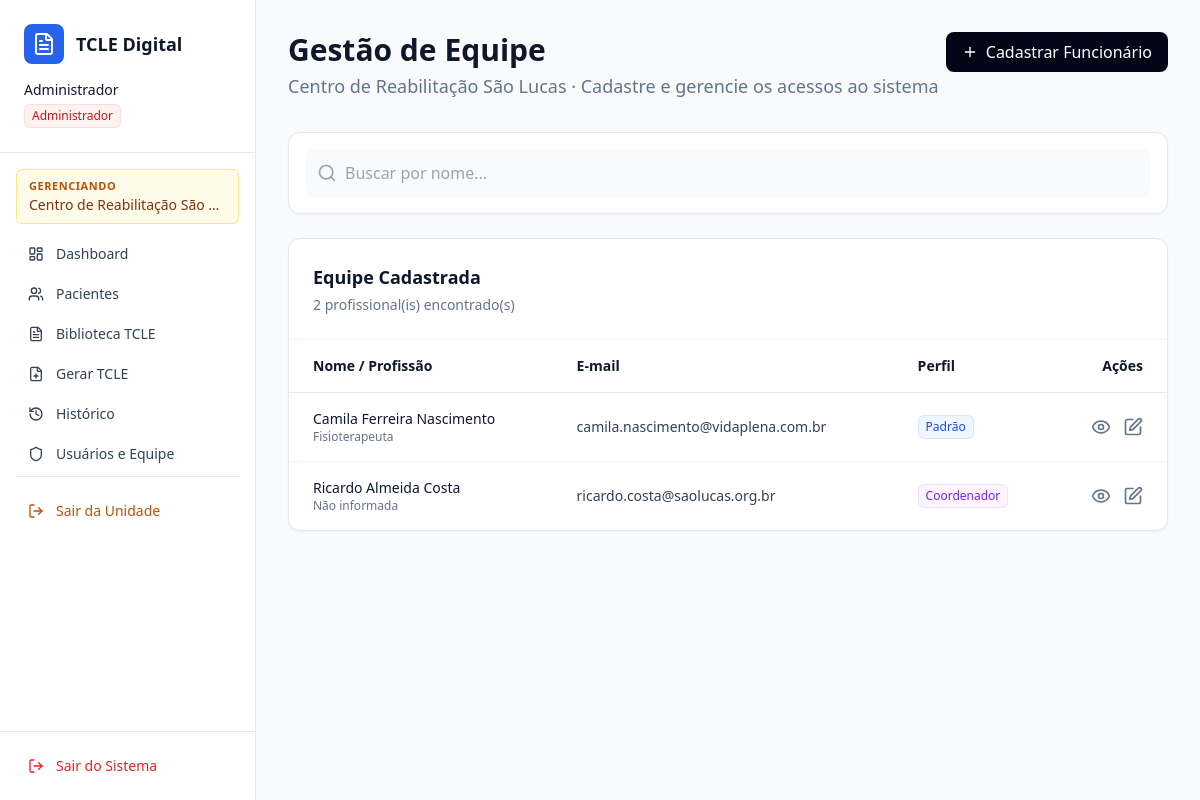
Screenshot of /equipe/2/ (signed in) with the database file from the repository.
### usuarios/models.py (models this page shows, shortened)
class Usuario(AbstractUser):
    PERFIL_CHOICES = [
        ('ADM', 'Administrador Geral'),
        ('COORDENADOR', 'Coordenador da Instituição'),
        ('PADRAO', 'Usuário Padrão (Profissional de Saúde)'),
    ]
    perfil = models.CharField('Nível de Acesso', max_length=20, choices=PERFIL_CHOICES, default='PADRAO')
    profissao = models.CharField('Profissão', max_length=100, blank=True, null=True)
    registro_profissional = models.CharField(
        'Registro Profissional (CRM/COREN/etc)', max_length=30, blank=True, null=True
    )
    primeiro_acesso = models.BooleanField('Primeiro Acesso', default=True) # Trava de segurança
    instituicao = models.ForeignKey(
        Instituicao,
        on_delete=models.CASCADE,
        related_name='funcionarios',
        blank=True,
        null=True,
        help_text='Deixar em branco apenas se o perfil for Administrador Geral (ADM).'
    )

class Instituicao(models.Model):
    nome = models.CharField('Nome da Instituição', max_length=255)
    cnpj = models.CharField('CNPJ', max_length=18, unique=True, blank=True, null=True)
    telefone = models.CharField('Telefone', max_length=20, blank=True, null=True)
    ativo = models.BooleanField('Instituição Ativa', default=True)
    criado_em = models.DateTimeField(auto_now_add=True)
    class Meta:
        verbose_name = 'Instituição'
        verbose_name_plural = 'Instituições'

### usuarios/views.py (the view, shortened to what this page needs)
# urls.py: path('equipe/', views.gerenciar_equipe, name='gerenciar_equipe'),
@login_required
def gerenciar_equipe(request, id_instituicao=None):
    is_admin = eh_admin_geral(request.user)
    is_coordenador = request.user.perfil == 'COORDENADOR'
    if id_instituicao and is_admin:
        request.session['instituicao_ativa_id'] = id_instituicao
    instituicao = get_instituicao_contexto(request)
    if not instituicao:
        if is_admin:
            return redirect('painel_adm')
        messages.error(request, 'Você precisa estar vinculado a uma Unidade de Saúde.')
        return redirect('dashboard')
    if not (is_admin or is_coordenador):
        messages.error(request, 'Você não tem permissão para acessar a Gestão de Equipe.')
        return redirect('dashboard')
    equipe = Usuario.objects.filter(instituicao=instituicao).order_by('-date_joined')
    contexto = {
        'equipe': equipe,
        'instituicao_atual': instituicao,
        'pode_editar': is_admin,
        'pode_cadastrar_coordenador': is_admin,
    }
    return render(request, 'usuarios/gerenciar_equipe.html', contexto)

### usuarios/context_processors.py (called while the page is built)
def unidade_ativa_processor(request):
    if not request.user.is_authenticated:
        return {}
    is_admin = eh_admin_geral(request.user)
    unidade_ativa = get_instituicao_contexto(request) if is_admin else None
    return {
        'eh_admin_geral': is_admin,
        'unidade_ativa': unidade_ativa,
    }

### usuarios/utils.py (called while the page is built)
def eh_admin_geral(user):
    return user.is_authenticated and (user.perfil == 'ADM' or user.is_superuser)

def get_instituicao_contexto(request):
    user = request.user
    if eh_admin_geral(user):
        inst_id = request.session.get('instituicao_ativa_id')
        if not inst_id:
            return None
        return Instituicao.objects.filter(id=inst_id).first()
    return user.instituicao

def senha_pendente(user):
    return bool(user.is_authenticated and user.primeiro_acesso and not user.is_superuser)

### usuarios/templates/usuarios/gerenciar_equipe.html (shortened to what this page needs)
{% extends 'usuarios/base.html' %}
{% block content %}
<div class="p-8 max-w-7xl mx-auto">
    <div class="flex justify-between items-start mb-8">
        <div>
            <h1 class="text-3xl font-semibold text-slate-900 mb-1">Gestão de Equipe</h1>
            <p class="text-slate-500 text-lg">
                {% if instituicao_atual %}{{ instituicao_atual.nome }} &middot; {% endif %}
                Cadastre e gerencie os acessos ao sistema
            </p>
        </div>
        <button onclick="abrirModal('modalCadastro')"
            class="bg-slate-950 text-white px-4 py-2 rounded-lg font-medium flex items-center gap-2 hover:bg-slate-800 transition-colors">
            <i data-lucide="plus" class="w-4 h-4"></i>
            Cadastrar Funcionário
        </button>
    </div>
    <div class="bg-white border border-slate-200 rounded-xl p-4 shadow-sm mb-6">
        <div class="relative">
            <i data-lucide="search"
                class="absolute left-3 top-1/2 transform -translate-y-1/2 text-slate-400 w-5 h-5"></i>
            <input type="text" id="searchInput" placeholder="Buscar por nome..."
                class="w-full bg-slate-50 border-none rounded-lg pl-10 pr-4 py-3 text-slate-700 focus:ring-2 focus:ring-blue-100 outline-none transition-all">
        </div>
    </div>
    <div class="bg-white border border-slate-200 rounded-xl shadow-sm overflow-hidden">
        <div class="p-6 border-b border-slate-100">
            <h2 class="text-lg font-semibold text-slate-900">Equipe Cadastrada</h2>
            <p class="text-slate-500 text-sm mt-1">{{ equipe|length }} profissional(is) encontrado(s)</p>
        </div>
        <div class="overflow-x-auto">
            <table class="w-full text-left text-sm text-slate-700">
                <thead class="font-semibold text-slate-900 border-b border-slate-200">
                    <tr>
                        <th class="px-6 py-4">Nome / Profissão</th>
                        <th class="px-6 py-4">E-mail</th>
                        <th class="px-6 py-4">Perfil</th>
                        <th class="px-6 py-4 text-right">Ações</th>
                    </tr>
                </thead>
                <tbody class="divide-y divide-slate-100" id="tabelaEquipe">
                    {% for membro in equipe %}
                    <tr class="hover:bg-slate-50 transition-colors">
                        <td class="px-6 py-4">
                            <p class="font-medium text-slate-900">{{ membro.first_name }}</p>
                            <p class="text-xs text-slate-500">{{ membro.profissao|default:"Não informada" }}</p>
                        </td>
                        <td class="px-6 py-4">{{ membro.email }}</td>
                        <td class="px-6 py-4">
                            {% if membro.perfil == 'ADM' or membro.is_superuser %}
                            <span
                                class="inline-flex items-center rounded-md bg-red-50 px-2 py-1 text-xs font-medium text-red-700 ring-1 ring-inset ring-red-600/10">Admin</span>
                            {% elif membro.perfil == 'COORDENADOR' %}
                            <span
                                class="inline-flex items-center rounded-md bg-purple-50 px-2 py-1 text-xs font-medium text-purple-700 ring-1 ring-inset ring-purple-600/10">Coordenador</span>
                            {% else %}
                            <span
                                class="inline-flex items-center rounded-md bg-blue-50 px-2 py-1 text-xs font-medium text-blue-700 ring-1 ring-inset ring-blue-700/10">Padrão</span>
                            {% endif %}
                        </td>
                        <td class="px-6 py-4 text-right">
                            <div class="flex justify-end gap-3">
                                <button data-nome="{{ membro.first_name }}" data-email="{{ membro.email }}"
                                    data-profissao="{{ membro.profissao|default:'Não informada' }}"
                                    data-perfil="{{ membro.get_perfil_display }}"
                                    data-cad="{{ membro.date_joined|date:'d/m/Y' }}" onclick="abrirModalVisualizar(this)"
                                    class="text-slate-500 hover:text-blue-600 transition-colors">
                                    <i data-lucide="eye" class="w-5 h-5"></i>
                                </button>
                                {% if pode_editar %}
                                <button data-id="{{ membro.id }}" data-nome="{{ membro.first_name }}"
                                    data-email="{{ membro.email }}" data-perfil="{{ membro.perfil }}"
                                    data-profissao="{{ membro.profissao|default:'' }}" onclick="abrirModalEditar(this)"
                                    class="text-slate-500 hover:text-blue-600 transition-colors">
                                    <i data-lucide="edit" class="w-5 h-5"></i>
                                </button>
                                {% endif %}
                            </div>
                        </td>
                    </tr>
                    {% empty %}
                    <tr>
                        <td colspan="4" class="px-6 py-8 text-center text-slate-500">Nenhum usuário cadastrado.</td>
                    </tr>
                    {% endfor %}
                </tbody>
            </table>
        </div>
    </div>
</div>
{% endblock %}

### usuarios/templates/usuarios/base.html (shortened to what this page needs)
<!DOCTYPE html>
<html lang="pt-br">
<head>
    <script src="https://cdn.tailwindcss.com"></script>
</head>
<body class="bg-slate-50 text-slate-900 h-screen flex overflow-hidden">
    <aside class="w-64 bg-white border-r border-slate-200 h-screen flex flex-col">
        <div class="p-6 border-b border-slate-200">
            <div class="flex items-center gap-3 mb-4">
                <div class="bg-blue-600 p-2 rounded-lg">
                    <i data-lucide="file-text" class="w-6 h-6 text-white"></i>
                </div>
                <h2 class="font-semibold text-lg">TCLE Digital</h2>
            </div>
            <div class="space-y-1">
                <p class="text-sm font-medium text-slate-900">{{ request.user.first_name|default:"Administrador" }}</p>
                {% if request.user.perfil == 'ADM' or request.user.is_superuser %}
                <span
                    class="inline-flex items-center rounded-md bg-red-50 px-2 py-1 text-xs font-medium text-red-700 ring-1 ring-inset ring-red-600/10">Administrador</span>
                {% elif request.user.perfil == 'COORDENADOR' %}
                <span
                    class="inline-flex items-center rounded-md bg-purple-50 px-2 py-1 text-xs font-medium text-purple-700 ring-1 ring-inset ring-purple-600/10">Coordenador</span>
                {% else %}
                <span
                    class="inline-flex items-center rounded-md bg-blue-50 px-2 py-1 text-xs font-medium text-blue-700 ring-1 ring-inset ring-blue-700/10">Usuário
                    Padrão</span>
                {% endif %}
            </div>
        </div>
        <nav class="flex-1 p-4 space-y-1 overflow-y-auto">
            {% if eh_admin_geral and not unidade_ativa %}
            <a href="{% url 'painel_adm' %}"
                class="flex items-center w-full px-3 py-2 text-sm font-medium rounded-md bg-blue-50 text-blue-700">
                <i data-lucide="building" class="w-4 h-4 mr-3"></i> Unidades de Saúde
            </a>
            {% elif eh_admin_geral and unidade_ativa %}
            <div class="mb-3 px-3 py-2 rounded-md bg-amber-50 border border-amber-200">
                <p class="text-[11px] font-semibold text-amber-700 uppercase tracking-wider">Gerenciando</p>
                <p class="text-sm font-medium text-amber-900 truncate">{{ unidade_ativa.nome }}</p>
            </div>
            <a href="{% url 'dashboard' %}"
                class="flex items-center w-full px-3 py-2 text-sm font-medium rounded-md hover:bg-slate-50 text-slate-700">
                <i data-lucide="layout-dashboard" class="w-4 h-4 mr-3"></i> Dashboard
            </a>
            <a href="{% url 'pacientes' %}"
                class="flex items-center w-full px-3 py-2 text-sm font-medium rounded-md hover:bg-slate-50 text-slate-700">
                <i data-lucide="users" class="w-4 h-4 mr-3"></i> Pacientes
            </a>
            <a href="{% url 'biblioteca' %}"
                class="flex items-center w-full px-3 py-2 text-sm font-medium rounded-md hover:bg-slate-50 text-slate-700">
                <i data-lucide="file-text" class="w-4 h-4 mr-3"></i> Biblioteca TCLE
            </a>
            <a href="{% url 'gerar_tcle' %}"
                class="flex items-center w-full px-3 py-2 text-sm font-medium rounded-md hover:bg-slate-50 text-slate-700">
                <i data-lucide="file-plus" class="w-4 h-4 mr-3"></i> Gerar TCLE
            </a>
            <a href="{% url 'historico' %}"
                class="flex items-center w-full px-3 py-2 text-sm font-medium rounded-md hover:bg-slate-50 text-slate-700">
                <i data-lucide="history" class="w-4 h-4 mr-3"></i> Histórico
            </a>
            <a href="{% url 'gerenciar_equipe' %}"
                class="flex items-center w-full px-3 py-2 text-sm font-medium rounded-md hover:bg-slate-50 text-slate-700">
                <i data-lucide="shield" class="w-4 h-4 mr-3"></i> Usuários e Equipe
            </a>
            <div class="pt-4 mt-4 border-t border-slate-200">
                <a href="{% url 'sair_unidade' %}"
                    class="flex items-center w-full px-3 py-2 text-sm font-medium rounded-md text-amber-700 hover:bg-amber-50">
                    <i data-lucide="log-out" class="w-4 h-4 mr-3"></i> Sair da Unidade
                </a>
            </div>
            {% endif %}
        </nav>
        <div class="p-4 border-t border-slate-200">
            <form action="{% url 'logout' %}" method="post">
                <button type="submit"
                    class="flex items-center w-full px-3 py-2 text-sm font-medium rounded-md text-red-600 hover:bg-red-50 hover:text-red-700">
                    <i data-lucide="log-out" class="w-4 h-4 mr-3"></i> Sair do Sistema
                </button>
            </form>
        </div>
    </aside>
    <main class="flex-1 overflow-y-auto">
        {% block content %}
        {% endblock %}
    </main>
</body>
</html>

### rows the page displays
Usuario: user.first_name "Administrador"
Instituicao: nome "Centro de Reabilitação São…", nome "Centro de Reabilitação São Lucas"
Usuario: first_name "Camila Ferreira Nascimento", profissao "Fisioterapeuta", email "camila.nascimento@vidaplena.com.br", perfil "Padrão"
Usuario: first_name "Ricardo Almeida Costa", profissao "Não informada", email "ricardo.costa@saolucas.org.br", perfil "Coordenador"

### other values shown
{{ equipe|length }} "2"
